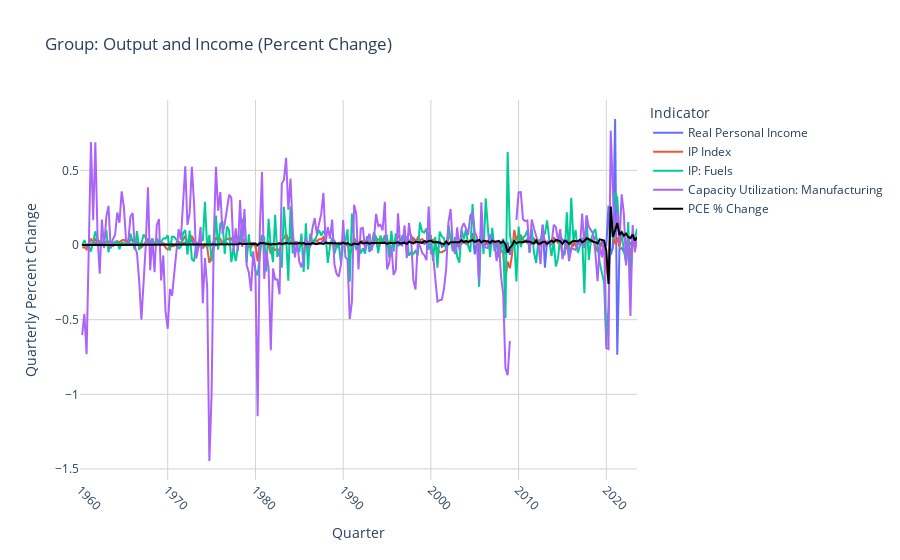
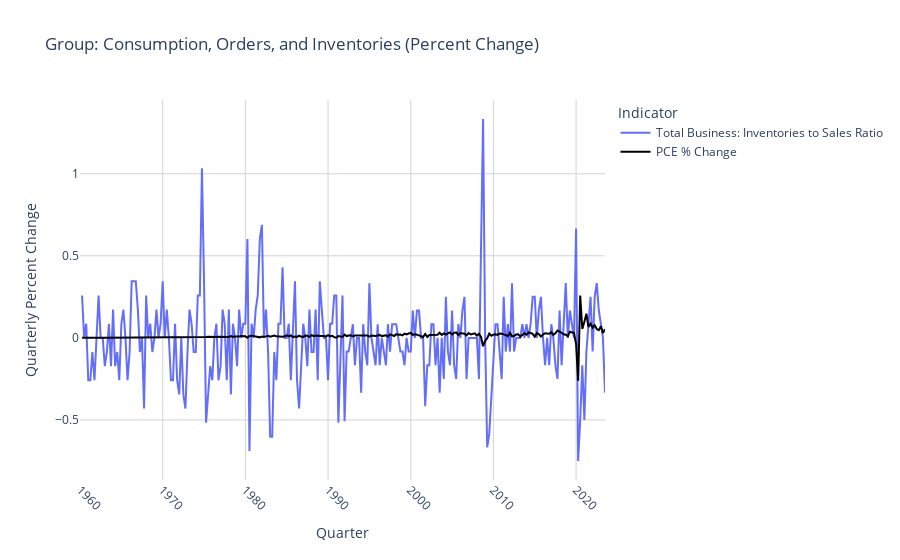
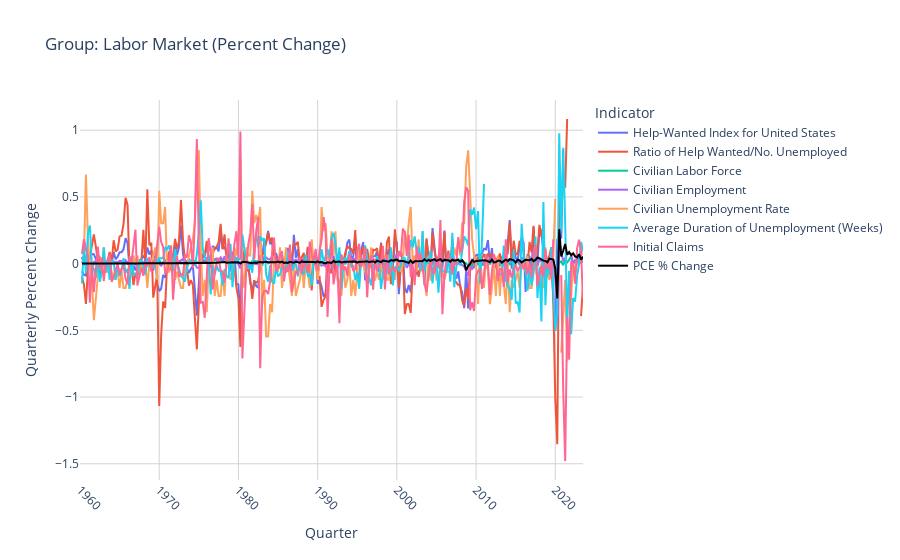
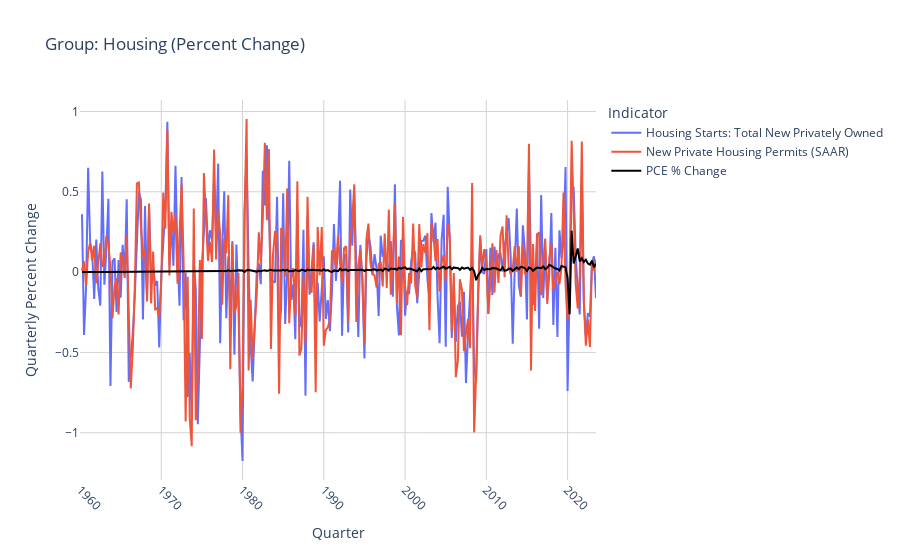

Notebook cell for these charts, in order:
### Code cell
unique_groups = defn['group'].unique()

# Calculate percent change for the entire joined_dataset if not already
percent_change_dataset = joined_dataset.copy()

# Plotting line charts for each group using Plotly
for group in unique_groups:
    # Filtering indicators belonging to the current group
    group_indicators = defn[defn['group'] == group]['description']

    # Ensure that the indicators are in the joined_dataset columns
    valid_indicators = [indicator for indicator in group_indicators if indicator in joined_dataset.columns]

    # If no valid indicators for this group, skip to the next group
    if not valid_indicators:
        continue

    # Filtering joined_dataset for valid indicators in the current group
    filtered_data = joined_dataset[valid_indicators]

    # Creating a Plotly figure
    fig = go.Figure()

    # Adding line traces for each indicator in the group
    for column in filtered_data.columns:
        fig.add_trace(go.Scatter(x=joined_dataset.index, y=filtered_data[column], mode='lines', name=column))

    # Adding PCE percent change for comparison
    fig.add_trace(go.Scatter(x=joined_dataset.index, y=joined_dataset['PCE'], mode='lines', name='PCE % Change', line=dict(color='black', width=2)))

    # Customizing the layout
    fig.update_layout(
        title=f'Group: {group} (Percent Change)',
        xaxis_title='Quarter',
        yaxis_title='Quarterly Percent Change',
        xaxis=dict(tickangle=45),
        legend_title_text='Indicator',
        plot_bgcolor='white',
        showlegend=True
    )

    # Adding grid lines
    fig.update_xaxes(showgrid=True, gridwidth=1, gridcolor='lightgrey')
    fig.update_yaxes(showgrid=True, gridwidth=1, gridcolor='lightgrey')

    # Show plot
    fig.show()

### Figure 1 — Plotly figure (JSON) as saved in the notebook; plotly's stock layout.template omitted (floating-point values rounded to 4 significant figures; data arrays with more than 128 entries replaced by an {"elided": "..."} marker saying what was removed)
{"data": [{"mode": "lines", "name": "Real Personal Income", "type": "scatter", "x": {"elided": "255 str values"}, "y": {"elided": "255 float values"}}, {"mode": "lines", "name": "IP Index", "type": "scatter", "x": {"elided": "255 str values"}, "y": {"elided": "255 float values"}}, {"mode": "lines", "name": "IP: Fuels", "type": "scatter", "x": {"elided": "255 str values"}, "y": {"elided": "255 float values"}}, {"mode": "lines", "name": "Capacity Utilization: Manufacturing", "type": "scatter", "x": {"elided": "255 str values"}, "y": {"elided": "255 float values"}}, {"line": {"color": "black", "width": 2}, "mode": "lines", "name": "PCE % Change", "type": "scatter", "x": {"elided": "255 str values"}, "y": {"elided": "255 float values"}}], "layout": {"legend": {"title": {"text": "Indicator"}}, "plot_bgcolor": "white", "showlegend": true, "title": {"text": "Group: Output and Income (Percent Change)"}, "xaxis": {"gridcolor": "lightgrey", "gridwidth": 1, "showgrid": true, "tickangle": 45, "title": {"text": "Quarter"}}, "yaxis": {"gridcolor": "lightgrey", "gridwidth": 1, "showgrid": true, "title": {"text": "Quarterly Percent Change"}}}}

### Figure 2 — Plotly figure (JSON) as saved in the notebook; plotly's stock layout.template omitted (floating-point values rounded to 4 significant figures; data arrays with more than 128 entries replaced by an {"elided": "..."} marker saying what was removed)
{"data": [{"mode": "lines", "name": "Total Business: Inventories to Sales Ratio", "type": "scatter", "x": {"elided": "255 str values"}, "y": {"elided": "255 float values"}}, {"line": {"color": "black", "width": 2}, "mode": "lines", "name": "PCE % Change", "type": "scatter", "x": {"elided": "255 str values"}, "y": {"elided": "255 float values"}}], "layout": {"legend": {"title": {"text": "Indicator"}}, "plot_bgcolor": "white", "showlegend": true, "title": {"text": "Group: Consumption, Orders, and Inventories (Percent Change)"}, "xaxis": {"gridcolor": "lightgrey", "gridwidth": 1, "showgrid": true, "tickangle": 45, "title": {"text": "Quarter"}}, "yaxis": {"gridcolor": "lightgrey", "gridwidth": 1, "showgrid": true, "title": {"text": "Quarterly Percent Change"}}}}

### Figure 3 — Plotly figure (JSON) as saved in the notebook; plotly's stock layout.template omitted (floating-point values rounded to 4 significant figures; data arrays with more than 128 entries replaced by an {"elided": "..."} marker saying what was removed)
{"data": [{"mode": "lines", "name": "Help-Wanted Index for United States", "type": "scatter", "x": {"elided": "255 str values"}, "y": {"elided": "255 float values"}}, {"mode": "lines", "name": "Ratio of Help Wanted/No. Unemployed", "type": "scatter", "x": {"elided": "255 str values"}, "y": {"elided": "255 float values"}}, {"mode": "lines", "name": "Civilian Labor Force", "type": "scatter", "x": {"elided": "255 str values"}, "y": {"elided": "255 float values"}}, {"mode": "lines", "name": "Civilian Employment", "type": "scatter", "x": {"elided": "255 str values"}, "y": {"elided": "255 float values"}}, {"mode": "lines", "name": "Civilian Unemployment Rate", "type": "scatter", "x": {"elided": "255 str values"}, "y": {"elided": "255 float values"}}, {"mode": "lines", "name": "Average Duration of Unemployment (Weeks)", "type": "scatter", "x": {"elided": "255 str values"}, "y": {"elided": "255 float values"}}, {"mode": "lines", "name": "Initial Claims", "type": "scatter", "x": {"elided": "255 str values"}, "y": {"elided": "255 float values"}}, {"line": {"color": "black", "width": 2}, "mode": "lines", "name": "PCE % Change", "type": "scatter", "x": {"elided": "255 str values"}, "y": {"elided": "255 float values"}}], "layout": {"legend": {"title": {"text": "Indicator"}}, "plot_bgcolor": "white", "showlegend": true, "title": {"text": "Group: Labor Market (Percent Change)"}, "xaxis": {"gridcolor": "lightgrey", "gridwidth": 1, "showgrid": true, "tickangle": 45, "title": {"text": "Quarter"}}, "yaxis": {"gridcolor": "lightgrey", "gridwidth": 1, "showgrid": true, "title": {"text": "Quarterly Percent Change"}}}}

### Figure 4 — Plotly figure (JSON) as saved in the notebook; plotly's stock layout.template omitted (floating-point values rounded to 4 significant figures; data arrays with more than 128 entries replaced by an {"elided": "..."} marker saying what was removed)
{"data": [{"mode": "lines", "name": "Housing Starts: Total New Privately Owned", "type": "scatter", "x": {"elided": "255 str values"}, "y": {"elided": "255 float values"}}, {"mode": "lines", "name": "New Private Housing Permits (SAAR)", "type": "scatter", "x": {"elided": "255 str values"}, "y": {"elided": "255 float values"}}, {"line": {"color": "black", "width": 2}, "mode": "lines", "name": "PCE % Change", "type": "scatter", "x": {"elided": "255 str values"}, "y": {"elided": "255 float values"}}], "layout": {"legend": {"title": {"text": "Indicator"}}, "plot_bgcolor": "white", "showlegend": true, "title": {"text": "Group: Housing (Percent Change)"}, "xaxis": {"gridcolor": "lightgrey", "gridwidth": 1, "showgrid": true, "tickangle": 45, "title": {"text": "Quarter"}}, "yaxis": {"gridcolor": "lightgrey", "gridwidth": 1, "showgrid": true, "title": {"text": "Quarterly Percent Change"}}}}
